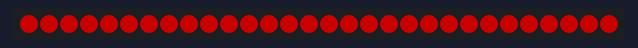
Recording of a sketch running on a simulated Arduino Uno, built with avr-gcc and run on an emulated ATmega328P. Parts: 30 RGB LEDs in strip order, left to right. Dim RGB values are drawn brighter than linear.

Above: at 0.1 s.
At 1.1 s:
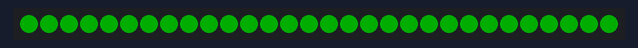
At 2.1 s:
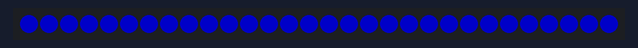

Measured:
- by itself, everything shown: repeats every 3.0 s, in 3 steps
- what the display in image 1 shows lasts 1.0 s, from 1.0 s to 2.0 s

The sketch:

deskledlight.ino
```cpp
#include <FastLED.h>

#define LED_PIN     13
#define NUM_LEDS    30
#define BRIGHTNESS  100
#define LED_TYPE    WS2812B
#define COLOR_ORDER GRB

CRGB leds[NUM_LEDS];

void setup() {
  FastLED.addLeds<LED_TYPE, LED_PIN, COLOR_ORDER>(leds, NUM_LEDS);
  FastLED.setBrightness(BRIGHTNESS);
}

void loop() {
  fill_solid(leds, NUM_LEDS, CRGB::Red);
  FastLED.show();
  delay(1000);

  fill_solid(leds, NUM_LEDS, CRGB::Green);
  FastLED.show();
  delay(1000);

  fill_solid(leds, NUM_LEDS, CRGB::Blue);
  FastLED.show();
  delay(1000);
}
```
